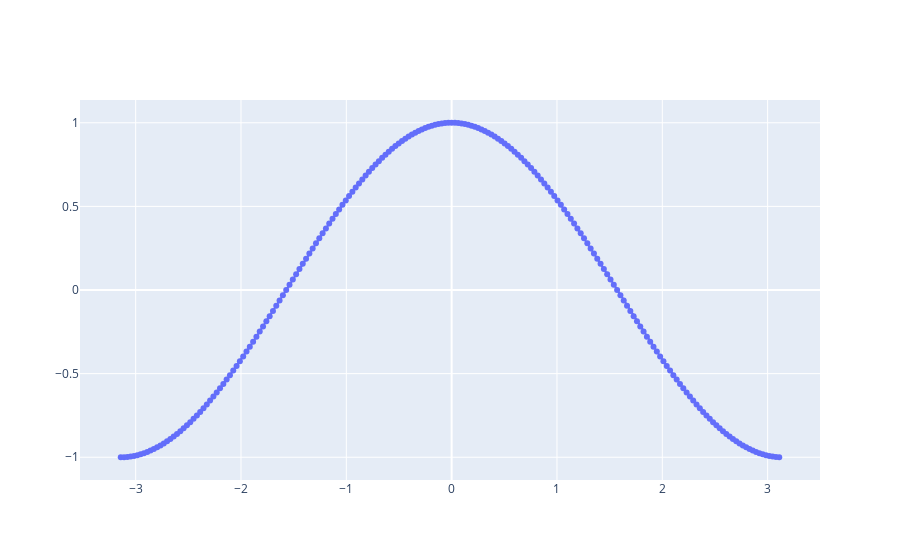

Notebook code cell kept with this figure:
### Code cell
curve1.mode = 'lines+markers'
fig1

### Figure 1 — Plotly figure (JSON) as saved in the notebook; plotly's stock layout.template omitted (floating-point values rounded to 4 significant figures; data arrays with more than 128 entries replaced by an {"elided": "..."} marker saying what was removed)
{"data": [{"mode": "lines+markers", "type": "scatter", "x": {"elided": "200 float values"}, "y": {"elided": "200 float values"}}], "layout": {"autosize": true, "xaxis": {"autorange": true, "range": [-3.537, 3.505], "type": "linear"}, "yaxis": {"autorange": true, "range": [-1.146, 1.146], "type": "linear"}}}
